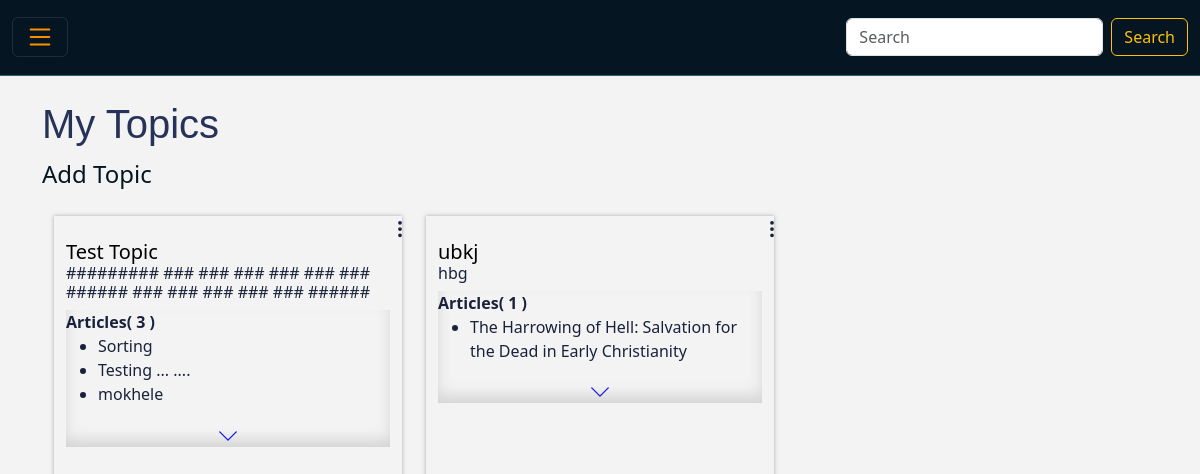
The page /index/ (signed in) on the database its author committed.
### blogyapp/models.py (models this page shows, shortened)
class Topic(models.Model):
    owner = models.ForeignKey(User, on_delete=models.CASCADE)  #It is called owner!!
    text = models.CharField(max_length=200)
    topic_description = models.CharField(max_length=80)
    date_added = models.DateTimeField(auto_now_add=True)

class Entry(models.Model):
    topic = models.ForeignKey(Topic, on_delete=models.CASCADE) # field with Topic data ...!
    profile = models.ForeignKey(Profile, on_delete=models.CASCADE , blank=True , null=True) # Entry attached to a specific profile
    thumbnail = models.ImageField(upload_to="images")
    uploaded = models.BooleanField(default=False)
    entry_title = models.TextField()
    introduction = models.CharField(max_length=600)
    text = HTMLField()
    date_added = models.DateTimeField(auto_now_add=True)
    class Meta:
        verbose_name_plural = 'entries'
    def __str__(self):
        return self.entry_title

### blogyapp/views.py (the view)
# urls.py: path("index/",views.index,name='index'),   #name is index
@login_required
def index(request):
    topics = Topic.objects.filter(owner=request.user).order_by('-date_added')  # all topics of the current logged in user
    k = []
    for i in topics:
        x = i.entry_set.all()
        k.append(x)
    context = {'topics': topics,"k":k}
    return render(request, 'blogyapp/home.html', context )

### blogyapp/context_processors.py (called while the page is built)
def access_profile(request):
    if request.user.is_authenticated:
        access_profiles =Profile.objects.get(name =request.user)
        followings = access_profiles.following.all()#queryset of all the accounts that i follow ...
        my_guys = Profile.objects.filter(name__in = followings)[:4]
        other_users = Profile.objects.exclude(name__in =followings)[:4]
        return {"access_profiles":access_profiles , "my_guys":my_guys , "other_users":other_users }
    else:
        return {}

### blogyapp/templates/blogyapp/home.html (shortened to what this page needs)
{% extends 'blogyapp/base.html' %}
{% load static %}
{% block content %}
<div class="container">
<br>
<h1 style = "color: #263258 ; font-family: sans-serif;"> My Topics </h1>
<a style = "text-decoration: none; font-size: x-large; color: #051622" href="{% url 'blogyapp:new_topic' %}">
  Add Topic
</a>
<br>
<div class = "container">
  <div class ="row">
    {% for topic in topics %}
    <div class = "col-md-4">
    <br>
            <div id ="hovering"  style=" box-shadow: 0 0 4px rgba(154, 154, 154, 0.824); min-height: 9cm;">
                <div class="card-body">
                  <div class="container">
                  <div class="row">
                      <div class="col-md-12">
                       <div class="position-relative top-0 start-100">
                        <div style="padding-right: 6cm; " class="dropdown ">
                          <div class="dropdown" type="button" data-bs-toggle="dropdown" aria-expanded="false">
                            <svg xmlns="http://www.w3.org/2000/svg" width="20" height="20" fill="currentColor" class="bi bi-three-dots-vertical" viewBox="0 0 16 16">
                              <path d="M9.5 13a1.5 1.5 0 1 1-3 0 1.5 1.5 0 0 1 3 0zm0-5a1.5 1.5 0 1 1-3 0 1.5 1.5 0 0 1 3 0zm0-5a1.5 1.5 0 1 1-3 0 1.5 1.5 0 0 1 3 0z"/>
                            </svg>
                          </div>
                         </div>
                        </div>
                          <a  style = "text-decoration: none;color: black; display: block;" href="{% url 'blogyapp:topic' topic.id %}">
                              <h5 class="card-title">{{topic.text}}</h5>
                        </a>
                        <h6> {{topic.topic_description}}</h6>
                        <div style="box-shadow: 0px -8px 14px -1px rgba(205, 205, 205, 0.841) inset;">
                          <strong>Articles( {{topic.entry_set.all.count}} )</strong>
                          <ul>
                            {% for i in topic.entry_set.all %}
                              <li> {{i}} </li>
                            {% endfor %}
                         </ul>
                         <a id="arrow"  style = "text-decoration: none; " href="{% url 'blogyapp:topic' topic.id %}"> <center style="color:rgb(20, 27, 221)"><svg xmlns="http://www.w3.org/2000/svg" width="22" height="22" fill="currentColor" class="bi bi-chevron-down" viewBox="0 0 16 16">
                          <path fill-rule="evenodd" d="M1.646 4.646a.5.5 0 0 1 .708 0L8 10.293l5.646-5.647a.5.5 0 0 1 .708.708l-6 6a.5.5 0 0 1-.708 0l-6-6a.5.5 0 0 1 0-.708z"/>
                        </svg></center></a>
                      </div>
                      </div>
                  </div>
                </div>
                </div>
            </div>
          </div>
            {% empty %}
            <h2><strong>You Have not created any topics yet</strong> </h2>
            {% endfor %}
   </div>
</div>
</div>
{% endblock content%}

### blogyapp/static/blogyapp/css/read.css (style rules this page uses)
body { background-color: rgb(243, 243, 243); color: #1A223B; }

### rows shown on the page
Topic: text "Test Topic", topic_description "######### ### ### ### ### ### ### ###### ### ### ### ### ### ######", entry_set.all.count "3"
Entry: entry_title "Sorting"
Entry: entry_title "Testing ... ...."
Entry: entry_title "mokhele"
Topic: text "ubkj", topic_description "hbg", entry_set.all.count "1"
Entry: entry_title "The Harrowing of Hell: Salvation for the Dead in Early Christianity"
